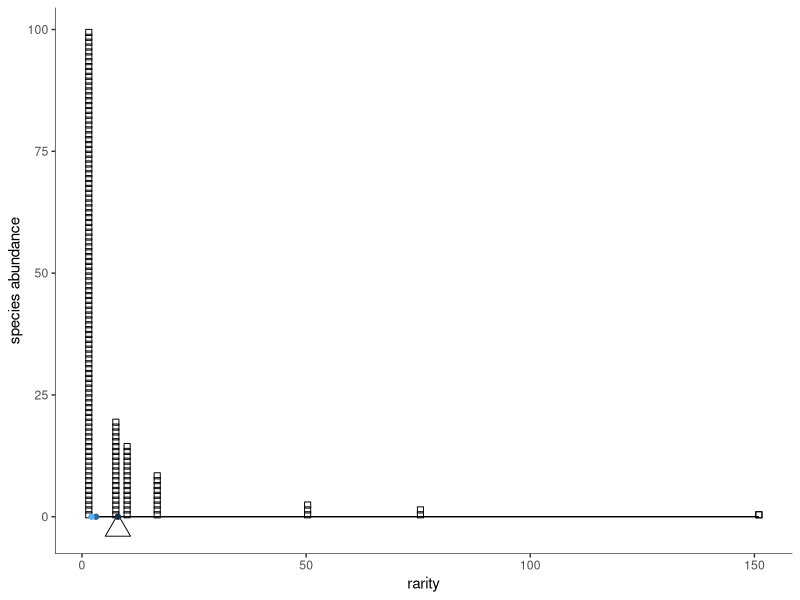
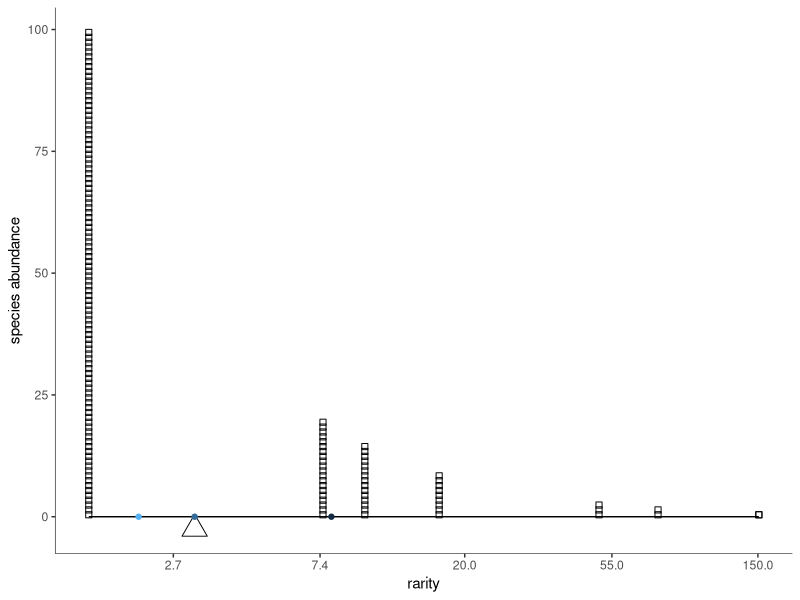
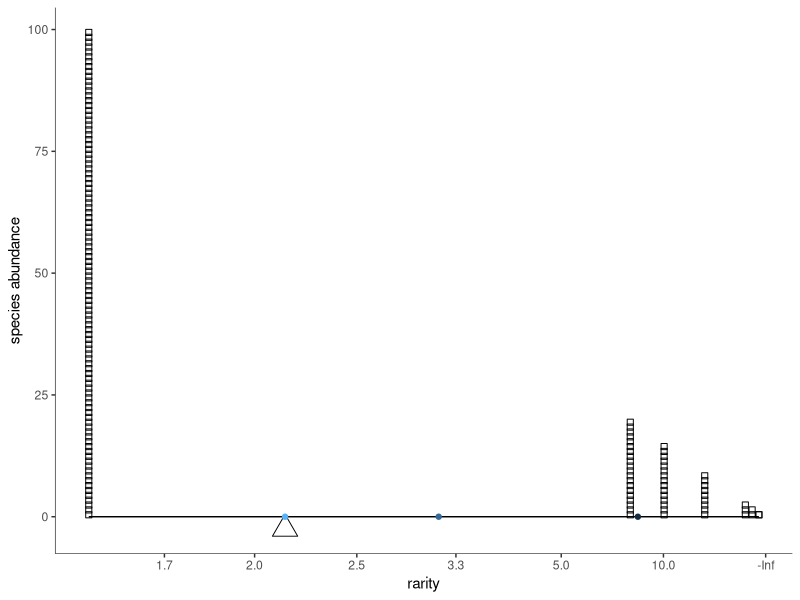
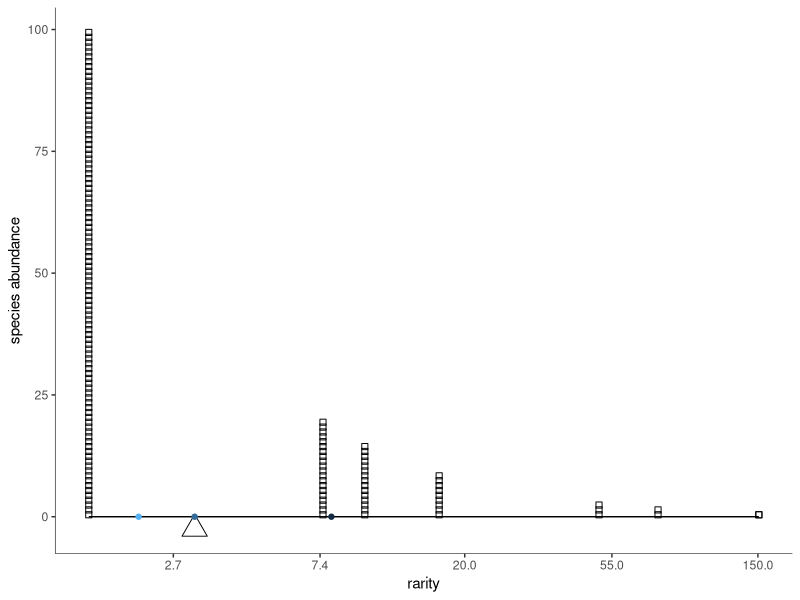

Source code (R) for these figures, in order:
library(tidyverse)
library(ggthemes)

## TODO
## stacking of repeats
## Offsets
## Squares: we need either to fiddle with spacing, or make rectangles!
## OPTIONAL: color the species (so that stacking becomes clear)

library(scales) # trans_new() is in the scales library

epsPretty <- 0
offStart <- 0

pfun=function(x, pow, offset=offStart){
	if (pow==0) return(log(x))
	r <- sign(pow)*(x+offset)^pow
	## cat("pfun", x, "pow", pow, "v", r, "\n")
	return(r)
}

ipfun=function(x, pow, offset=offStart){
	if (pow==0) return(exp(x))
	r <- sign(pow)*(x)^(1/pow)
	## cat("ipfun", x, "pow", pow, "v", r, "\n")
	return(r)
}

# Diversity function 
dfun<-function(ab, l){
	rp <- ab/sum(ab)
	return(ipfun(sum(rp*pfun(1/rp, l)),l))
}

# round numbers, more aggressively the larger they are
prettify <- function(breaks){
    digits <- -floor(log10(abs(breaks))) + 1
    digits[breaks == 0] <- 0
    return(round(breaks, digits = digits))
}

power_trans = function(pow) trans_new(name="power"
   , transform = function(x) pfun(x, pow)
	, inverse = function(x) ipfun(x, pow)
	, breaks = function(x) prettify(
		trans_breaks(
			function(x) pfun(x, pow), function(x) ipfun(x, pow), n = 5
		)(c(epsPretty,x)*1.1)
	)
   , domain = c(1, 10000)
)

# replicate to make stacks with geom_point
# Doesn't work (stack) if we have repeated abundance values
fancy_rep<-function(df){
	return(data.frame(df[rep(1:nrow(df), df$abundance),])
		%>% group_by(abundance) %>% mutate(gr=1:abundance[[1]])
	)
}

base_plot <- function(abundance, pointScale=200){

	rf <- tibble(names = as.factor(1:length(abundance))
		, abundance
		, rarity = sum(abundance)/abundance
	)
	rfrepeated <-fancy_rep(rf) 

	pointsize <- pointScale/max(abundance)
	goff <- 0.6

	base <- (ggplot(rfrepeated, aes(x=rarity, y=abundance))
		+ geom_point(aes(y=gr-goff), size=pointsize, shape=22)

		# make plank
		+ geom_segment(
			aes(x, y, xend=xend, yend=yend)
			, data=data.frame(
				x=c(min(rf$rarity))
				, y=c(0)
				, xend=c(max(rf$rarity))
				, yend=c(0)
			)
		)

		+ labs(y="species abundance")
	)
	return(theme_plot(base))
}

theme_plot <- function(p){
	return(p
		+ theme_tufte(base_family = "sans")
		+ theme(legend.position="none")
		+ theme(
			axis.line.x = element_line(
				colour = 'black', size=0.2, linetype='solid'
			), axis.line.y =  element_line(
				colour = 'black', size=0.2, linetype='solid'
			)
		)
	)
}

scale_plot <- function(ab, ell){
	div <- dfun(ab, ell)
	print(div)
	return (base_plot(ab) 
		+ geom_point(
			data=tibble(x=div, y=-0.025*max(ab))
			, size=6, shape=2
			, aes(x, y)
		)
		+ scale_x_continuous(trans=power_trans(pow=ell))
		+ coord_cartesian(clip="off")
	)
}

mean_points <- function(ab, ell){
	div <- Vectorize(dfun, vectorize.args=("l"))(ab, ell)
	return(geom_point(
		data=tibble(x=div, y=0*div, c=1:length(div))
		, aes(x, y, color=c)
	))
}

rarity_plot <- function(ab, ell, means=-1:1){
	return(
		scale_plot(ab, ell) + mean_points(ab, means)
	)
}

rarity_series <- function(ab, lrange=-1:1, means=lrange){
	for(l in lrange){
		print(rarity_plot(ab, l, means))
	}
}

ab <- c(20, 15, 9, 3, 2, 1, 1)
ab <- c(100, 20, 15, 9, 3, 2, 1, 1)

rarity_series(ab, 1:-1)
rarity_series(ab, 0, 1:-1)
